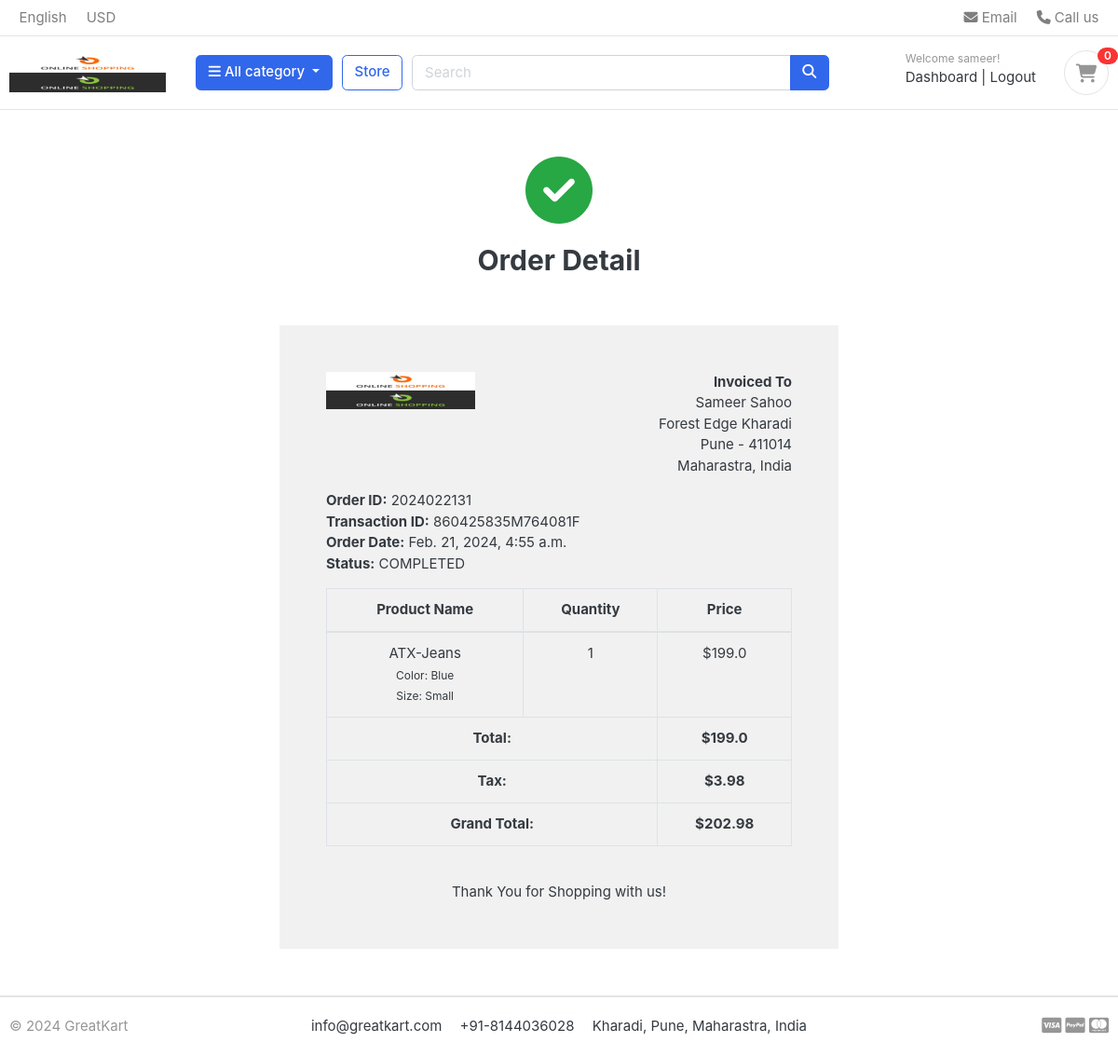
/accounts/order_detail/2024022131 (signed in), run on the app's committed database.
### accounts/models.py (models this page shows, shortened)
class Account(AbstractBaseUser):
    first_name = models.CharField(max_length=50)
    last_name = models.CharField(max_length=50)
    username = models.CharField(max_length=50, unique=True)
    email = models.EmailField(max_length=100, unique=True)
    phone = models.CharField(max_length=50)
    date_joined = models.DateTimeField(auto_now_add=True)
    last_login = models.DateTimeField(auto_now_add=True)
    is_admin = models.BooleanField(default=False)
    is_staff = models.BooleanField(default=False)
    is_active = models.BooleanField(default=False)
    is_superadmin = models.BooleanField(default=False)
    USERNAME_FIELD = 'email'
    REQUIRED_FIELDS = ['username', 'first_name', 'last_name']
    objects = MyAccountManager()

### orders/models.py (models this page shows, shortened)
class Order(models.Model):
    STATUS = (
        ('New', 'New'),
        ('Accepted', 'Accepted'),
        ('Completed', 'Completed'),
        ('Cancelled', 'Cancelled'),
    )
    user = models.ForeignKey(Account, on_delete=models.SET_NULL, null=True)
    payment = models.ForeignKey(Payment, on_delete=models.SET_NULL, blank=True, null=True)
    order_number = models.CharField(max_length=100)
    first_name = models.CharField(max_length=100)
    last_name = models.CharField(max_length=100)
    phone = models.CharField(max_length=100)
    email = models.EmailField(max_length=100)
    address_line_1 = models.CharField(max_length=100)
    address_line_2 = models.CharField(max_length=100, blank=True)
    country = models.CharField(max_length=100)
    state = models.CharField(max_length=100)
    city = models.CharField(max_length=100)
    pincode = models.CharField(max_length=100)
    order_note = models.CharField(max_length=100, blank=True)
    order_total = models.FloatField() # this is grand total (total + tax)
    tax = models.FloatField()
    status = models.CharField(max_length=100, choices=STATUS, default='New')
    ip = models.CharField(max_length=100, blank=True)
    is_ordered = models.BooleanField(default=False)
    created_at = models.DateTimeField(auto_now_add=True)
    updated_at = models.DateTimeField(auto_now=True)
    def full_name(self):
        return self.first_name + ' ' + self.last_name
    def full_address(self):
        return self.address_line_1 + ' ' + self.address_line_2

class Payment(models.Model):
    user = models.ForeignKey(Account, on_delete=models.CASCADE)
    payment_id = models.CharField(max_length=100)
    payment_method = models.CharField(max_length=100)
    amount_paid = models.FloatField() # total amount paid
    status = models.CharField(max_length=100)
    created_at = models.DateTimeField(auto_now_add=True)

class OrderProduct(models.Model):
    order = models.ForeignKey(Order, on_delete=models.CASCADE)
    payment = models.ForeignKey(Payment, on_delete=models.SET_NULL, blank=True, null=True)
    user = models.ForeignKey(Account, on_delete=models.CASCADE)
    product = models.ForeignKey(Product, on_delete=models.CASCADE)
    variation = models.ManyToManyField(Variation, blank=True)
    quantity = models.IntegerField()
    product_price = models.FloatField()
    is_ordered  = models.BooleanField(default=False)
    created_at  = models.DateTimeField(auto_now_add=True)
    updated_at  = models.DateTimeField(auto_now=True)

### store/models.py (models this page shows, shortened)
class Product(models.Model):
    product_name = models.CharField(max_length=200, unique=True)
    slug = models.SlugField(max_length=200, unique=True)
    description = models.TextField(max_length=255, blank=True)
    price = models.IntegerField()
    image = models.ImageField(upload_to='photos/products')
    stock = models.IntegerField()
    is_available = models.BooleanField(default=True)
    category = models.ForeignKey(Category, on_delete=models.CASCADE)
    created_date = models.DateTimeField(auto_now_add=True)
    modified_date = models.DateTimeField(auto_now=True)

class Variation(models.Model):
    product = models.ForeignKey(Product, on_delete=models.CASCADE) # a product can have many variation
    variation_category = models.CharField(max_length=100, choices=variation_category_choices)
    variation_value = models.CharField(max_length=100)
    is_active = models.BooleanField(default=True) # disable any variation if you want
    created_date = models.DateTimeField(auto_now=True)
    '''
        p1 = Product.objects.get(id=1)
        p1.variation_set.all() # returns variation objects assiciated with product p1 object
        p1.variation_set.colors() # returns only variation objects filtered by variation category as color assiciated with product p1 object
        p1.variation_set.sizes() # returns only variation objects filtered by variation category as size assiciated with product p1 object
    '''
    objects = VariationManager()

### accounts/views.py (the view)
# urls.py: path('order_detail/<int:order_number>', order_detail, name='order_detail'),
@login_required(login_url='login')
def order_detail(request, order_number):
    order = Order.objects.get(order_number=order_number)
    order_detail = OrderProduct.objects.filter(order__order_number=order_number, is_ordered=True)
    context = {
        'order': order,
        'order_detail': order_detail,
    }
    return render(request, 'accounts/order_detail.html', context)

### templates/accounts/order_detail.html
{% extends 'base.html' %}
{% load static %}
{% load mathfilters %}
{% block content %}
<div class="container" style="margin-top: 50px;">
    <center><i class="fas fa-check-circle" style="font-size: 72px;margin-bottom: 20px;color: #28A745;"></i></center>
    <h2 class="text-center">Order Detail</h2>
</div>
<div class="container" style="margin: 0 auto;width: 50%;padding: 50px;background: #f1f1f1;margin-top: 50px;margin-bottom: 50px;">
    <div class="row invoice row-printable">
        <div class="col-md-12">
            <div class="panel panel-default plain" id="dash_0">
                <div class="panel-body p30">
                    <div class="row">
                        <div class="col-lg-6">
                            <div class="invoice-logo"><img src="{% static '/images/logo.png' %}" alt="Invoice logo" style="max-height: 40px;"></div>
                        </div>
                        <div class="col-lg-6">
                            <div class="invoice-from">
                                <ul class="list-unstyled text-right">
                                    <li><strong>Invoiced To</strong></li>
                                    <li>{{ order.full_name }}</li>
                                    <li>{{ order.full_address }}</li>
                                    <li>{{ order.city }} - {{ order.pincode }}</li>
                                    <li>{{ order.state }}, {{ order.country }}</li>
                                </ul>
                            </div>
                        </div>
                        <div class="col-lg-12">
                            <div class="invoice-details mt25">
                                <div class="well">
                                    <ul class="list-unstyled mb0">
                                        <li><strong>Order ID:</strong> {{ order.order_number }} </li>
                                        <li><strong>Transaction ID:</strong> {{ order.payment.payment_id }} </li>
                                        <li><strong>Order Date:</strong> {{ order.created_at }} </li>
                                        <li><strong>Status:</strong> {{ order.payment.status }}</li>
                                    </ul>
                                </div>
                            </div>
                            <div class="invoice-items">
                                <div class="table-responsive" style="overflow: hidden; outline: none;" tabindex="0">
                                    <table class="table table-bordered">
                                        <thead>
                                            <tr>
                                                <th class="per70 text-center">Product Name</th>
                                                <th class="per5 text-center">Quantity</th>
                                                <th class="per25 text-center">Price</th>
                                            </tr>
                                        </thead>
                                        <tbody>
                                            {% for item in order_detail %}
                                            <tr>
                                                <td class="text-center">
                                                    {{ item.product.product_name }}
                                                    <br>
                                                    {% if item.variation.all %}
                                                        {% for i in item.variation.all %}
                                                            <small>{{ i.variation_category | capfirst }}: {{ i.variation_value | capfirst }}</small>
                                                            <br>
                                                        {% endfor %}
                                                    {% endif %}
                                                </td>
                                                <td class="text-center">{{ item.quantity }}</td>
                                                <td class="text-center">${{ item.product_price | mul:item.quantity }}</td>
                                            </tr>
                                            {% endfor %}
                                        </tbody>
                                        <tfoot>
                                            <tr>
                                                <th colspan="2" class="text-center"> Total:</th>
                                                <th class="text-center">${{ order.order_total | sub:order.tax }}</th>
                                            </tr>
                                            <tr>
                                                <th colspan="2" class="text-center">Tax:</th>
                                                <th class="text-center">${{ order.tax }}</th>
                                            </tr>
                                            <tr>
                                                <th colspan="2" class="text-center">Grand Total:</th>
                                                <th class="text-center">${{ order.order_total }}</th>
                                            </tr>
                                        </tfoot>
                                    </table>
                                </div>
                            </div>
                            <div class="invoice-footer mt25">
                                <br>
                                <p class="text-center">Thank You for Shopping with us!</p>
                            </div>
                        </div>
                    </div>
                </div>
            </div>
        </div>
    </div>
    </div>
{% endblock %}

### templates/includes/navbar.html (shortened to what this page needs)
{% load static %}
<header class="section-header">
    <nav class="navbar p-md-0 navbar-expand-sm navbar-light border-bottom">
    <div class="container">
      <div class="collapse navbar-collapse" id="navbarTop4">
        <ul class="navbar-nav mr-auto">
            <li class="nav-item dropdown">
                 <a href="#" class="nav-link">   English </a>
            </li>
            <li class="nav-item dropdown">
                <a href="#" class="nav-link"> USD </a>
            </li>
        </ul>
        <ul class="navbar-nav">
            <li><a href="#" class="nav-link"> <i class="fa fa-envelope"></i> Email </a></li>
            <li><a href="#" class="nav-link"> <i class="fa fa-phone"></i> Call us </a></li>
        </ul>
      </div>
    </div>
    </nav>
    <section class="header-main border-bottom">
        <div class="container">
    <div class="row align-items-center">
        <div class="col-lg-2 col-md-3 col-6">
            <a href="{% url 'index' %}" class="brand-wrap">
                <img class="logo" src="{% static './images/logo.png' %}">
            </a>
        </div>
        <div class="col-lg col-sm col-md col-6 flex-grow-0">
            <div class="category-wrap dropdown d-inline-block float-right">
                <button type="button" class="btn btn-primary dropdown-toggle" data-toggle="dropdown">
                    <i class="fa fa-bars"></i> All category
                </button>
            </div>
        </div>
        <a href="{% url 'store' %}" class="btn btn-outline-primary">Store</a>
        <div class="col-lg  col-md-6 col-sm-12 col">
            <form action="{% url 'search' %}" class="search" method="GET">
                <div class="input-group w-100">
                    <input type="text" class="form-control" style="width:60%;" placeholder="Search" name="keyword">
                    <div class="input-group-append">
                      <button class="btn btn-primary" type="submit">
                        <i class="fa fa-search"></i>
                      </button>
                    </div>
                </div>
            </form>
        </div>
        <div class="col-lg-3 col-sm-6 col-8 order-2 order-lg-3">
                    <div class="d-flex justify-content-end mb-3 mb-lg-0">
                        {% if user.id is None %}
                            <div class="widget-header">
                                <small class="title text-muted">Welcome guest!</small>
                                <div>
                                    <a href="{% url 'login' %}">Sign in</a> <span class="dark-transp"> | </span>
                                    <a href="{% url 'register' %}"> Register</a>
                                </div>
                            </div>
                        {% else %}
                        <div class="widget-header">
                            <small class="title text-muted">Welcome {{ user.first_name }}!</small>
                            <div>
                                <a href="{% url 'dashboard' %}">Dashboard</a> <span class="dark-transp"> | </span>
                                <a href="{% url 'logout' %}"> Logout</a>
                            </div>
                        </div>
                        {% endif %}
                        <a href="{% url 'cart' %}" class="widget-header pl-3 ml-3">
                            <div class="icon icon-sm rounded-circle border"><i class="fa fa-shopping-cart"></i></div>
                            <span class="badge badge-pill badge-danger notify">{{ total_count }}</span>
                        </a>
                    </div>
                </div>
        </div>
    </div>
    </section>
</header>

### data on the page
Account: first_name "sameer"
Order: full_name "Sameer Sahoo", full_address "Forest Edge Kharadi", city "Pune", pincode "411014", state "Maharastra", country "India", order_number "2024022131", payment.payment_id "860425835M764081F", created_at "Feb. 21, 2024, 4:55 a.m.", payment.status "COMPLETED", order_total|sub "199.0", tax "3.98", order_total "202.98"
OrderProduct: product.product_name "ATX-Jeans", quantity "1", product_price|mul "199.0"
Variation: variation_category "Color", variation_value "Blue"
Variation: variation_category "Size", variation_value "Small"

### other printed values
{{ total_count }} "0"
